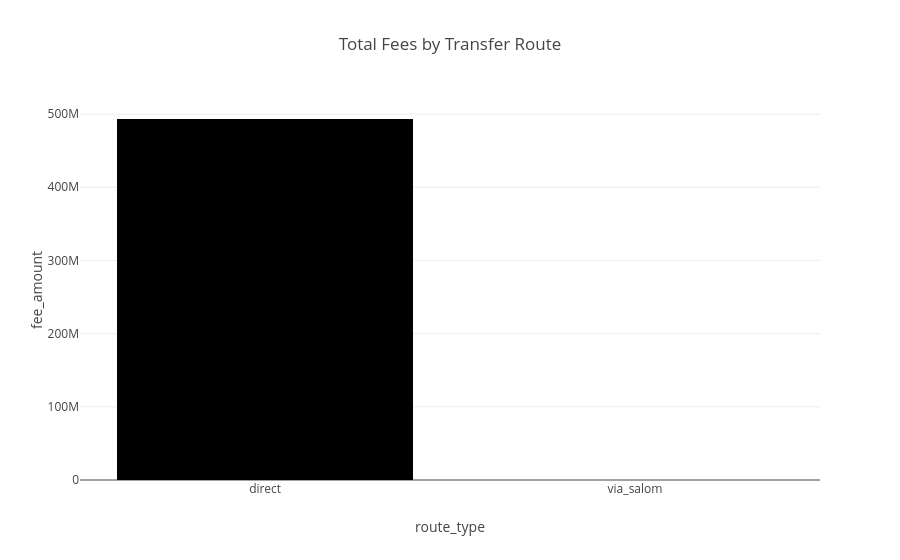

Notebook source saved alongside this figure:
### Code cell
fig = px.bar(
    fees,
    x='route_type',
    y='fee_amount',
    title='Total Fees by Transfer Route'
)

fig.show()

### Figure 1 — Plotly figure (JSON) as saved in the notebook; plotly's stock layout.template omitted (floating-point values rounded to 4 significant figures)
{"data": [{"hovertemplate": "route_type=%{x}<br>fee_amount=%{y}<extra></extra>", "legendgroup": "", "marker": {"color": "#000001", "pattern": {"shape": ""}}, "name": "", "orientation": "v", "showlegend": false, "textposition": "auto", "type": "bar", "x": ["direct", "via_salom"], "xaxis": "x", "y": [493300000.0, 0.0], "yaxis": "y"}], "layout": {"barmode": "relative", "legend": {"tracegroupgap": 0}, "title": {"text": "Total Fees by Transfer Route"}, "xaxis": {"anchor": "y", "domain": [0, 1], "title": {"text": "route_type"}}, "yaxis": {"anchor": "x", "domain": [0, 1], "title": {"text": "fee_amount"}}}}
